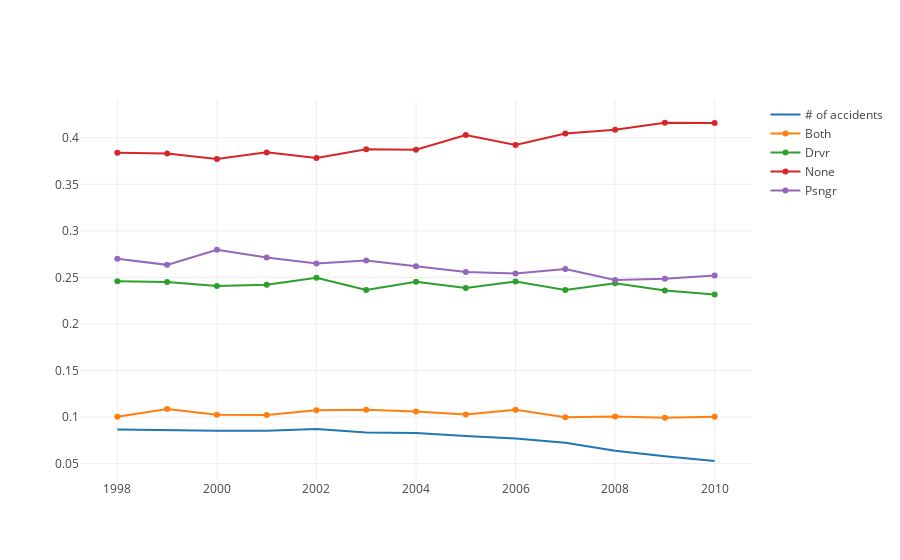

Notebook code for this chart:
### Code cell
iplot_data = []

plot = Scatter(x=y_count.year, y=y_count.caseid/len(data.index), \
               mode='lines', name=str('# of accidents'))
iplot_data.append(plot)

for death_type in (y_death_type_c_ratioed.death_type.unique()):
    new_data = y_death_type_c_ratioed[y_death_type_c_ratioed.death_type == death_type].reset_index()
    plot = Scatter(x=new_data.year, y=new_data.caseid, mode='lines+markers', name=str(death_type))
    iplot_data.append(plot)
iplot(iplot_data)

### Figure 1 — Plotly figure (JSON) as saved in the notebook; plotly's stock layout.template omitted (floating-point values rounded to 4 significant figures)
{"data": [{"mode": "lines", "name": "# of accidents", "type": "scatter", "x": [1998, 1999, 2000, 2001, 2002, 2003, 2004, 2005, 2006, 2007, 2008, 2009, 2010], "y": [0.08666, 0.08575, 0.08531, 0.08539, 0.08701, 0.08335, 0.08294, 0.0795, 0.07705, 0.07241, 0.0639, 0.05797, 0.05277]}, {"mode": "lines+markers", "name": "Both", "type": "scatter", "x": [1998, 1999, 2000, 2001, 2002, 2003, 2004, 2005, 2006, 2007, 2008, 2009, 2010], "y": [0.1002, 0.1085, 0.1024, 0.1021, 0.1074, 0.1079, 0.1058, 0.1027, 0.1079, 0.09986, 0.1006, 0.09929, 0.1004]}, {"mode": "lines+markers", "name": "Drvr", "type": "scatter", "x": [1998, 1999, 2000, 2001, 2002, 2003, 2004, 2005, 2006, 2007, 2008, 2009, 2010], "y": [0.2457, 0.245, 0.2406, 0.2421, 0.2495, 0.2364, 0.2452, 0.2386, 0.2456, 0.2365, 0.2436, 0.236, 0.2317]}, {"mode": "lines+markers", "name": "None", "type": "scatter", "x": [1998, 1999, 2000, 2001, 2002, 2003, 2004, 2005, 2006, 2007, 2008, 2009, 2010], "y": [0.384, 0.383, 0.3773, 0.3843, 0.3782, 0.3876, 0.3871, 0.403, 0.3923, 0.4046, 0.4085, 0.4161, 0.4157]}, {"mode": "lines+markers", "name": "Psngr", "type": "scatter", "x": [1998, 1999, 2000, 2001, 2002, 2003, 2004, 2005, 2006, 2007, 2008, 2009, 2010], "y": [0.2701, 0.2635, 0.2796, 0.2715, 0.265, 0.2681, 0.2619, 0.2557, 0.2542, 0.259, 0.2472, 0.2486, 0.2521]}], "layout": {}}
